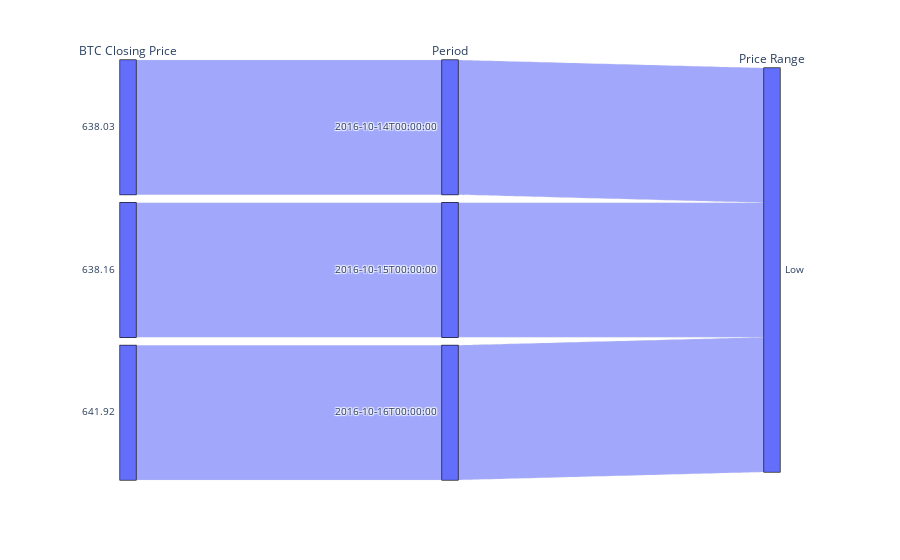

The code cell stored with this chart in its notebook:
### Code cell
# Plot data using parallel_categories
px.parallel_categories(
    merged_BTCETH_new,
    dimensions=["BTCUSD", "Date", "BTC_Price_Range"],
    color_continuous_scale=px.colors.sequential.Inferno,
    labels={
        "BTCUSD": "BTC Closing Price",
        "Date": "Period",
        "BTC_Price_Range": "Price Range",
    }
)

### Figure 1 — Plotly figure (JSON) as saved in the notebook; plotly's stock layout.template omitted (floating-point values rounded to 4 significant figures)
{"data": [{"dimensions": [{"label": "BTC Closing Price", "values": [638.0, 638.2, 641.9]}, {"label": "Period", "values": ["2016-10-14T00:00:00", "2016-10-15T00:00:00", "2016-10-16T00:00:00"]}, {"label": "Price Range", "values": ["Low", "Low", "Low"]}], "domain": {"x": [0, 1], "y": [0, 1]}, "name": "", "type": "parcats"}], "layout": {"autosize": true, "legend": {"tracegroupgap": 0}, "margin": {"t": 60}}}
